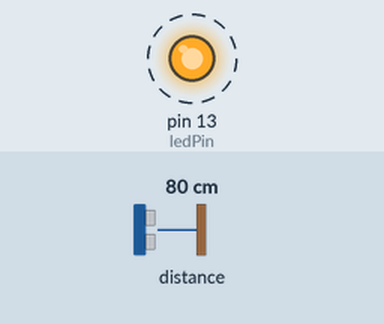
Recording of a sketch running on a simulated Arduino Uno, built for the host (arithmetic inside an expression is 32-bit, double 64-bit). Parts: output pins drawn as LEDs (lit = HIGH). Wiring (inferred from the names in the program): ultrasonic range finder: trigger pin 2; echo pin 0. Dashed ring = blinking. The test bench sets the inputs (shaded band); at power-on: distance to the obstacle 80 cm. The echo pulse lasts 58.3 µs per cm; pins used as bus, display or sensor lines are not drawn; what the sketch prints to the serial monitor is not drawn.

Above: at 0.12 s.
Timing chart, 0 to 3.0 s (numbered marks = the images above):
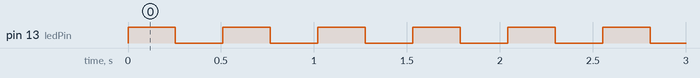

The sketch:

nodeMCU_sonicsensor_nowifi.ino
```cpp
#include <ThingSpeak.h>

// Conversion from NodeMCU Amica pins to Arduino GPIO
int D_twelve = 10;
int D_eleven = 9;
int D_ten = 1;
int D_nine = 3;
int D_eight = 15;
int D_seven = 13;
int D_six = 12;
int D_five = 14;
int D_four = 2;
int D_three = 0;
int D_two = 4;
int D_one = 5;
int D_zero = 16;

const int trigPin = D_four;
const int echoPin = D_three;
const int ledPin = D_seven;

// defines variables
float duration;
float distance;

void setup() {
  pinMode(trigPin, OUTPUT);
  pinMode(echoPin, INPUT);
  pinMode(ledPin, OUTPUT);
  digitalWrite(ledPin, LOW);
  Serial.begin(9600); // Starts the serial communication
}

void loop() {
  digitalWrite(ledPin, !digitalRead(ledPin));

  // Clears the trigPin
  digitalWrite(trigPin, LOW);
  delayMicroseconds(5);

  // Sets the trigPin on HIGH state for 10 micro seconds
  digitalWrite(trigPin, HIGH);
  delayMicroseconds(10);
  digitalWrite(trigPin, LOW);

  // Reads the echoPin, returns the sound wave travel time in microseconds
  duration = pulseIn(echoPin, HIGH);

  // Calculating the distance
  distance = (duration/2) / 29.1 / 100.0;

  // Prints the distance on the Serial Monitor

  Serial.print("Distance: ");
  Serial.println(distance,2);
  delay(250);
}
```

Measured:
- by itself, pin 13 (ledPin): alternates HIGH for 0.26 s and LOW for 0.26 s
